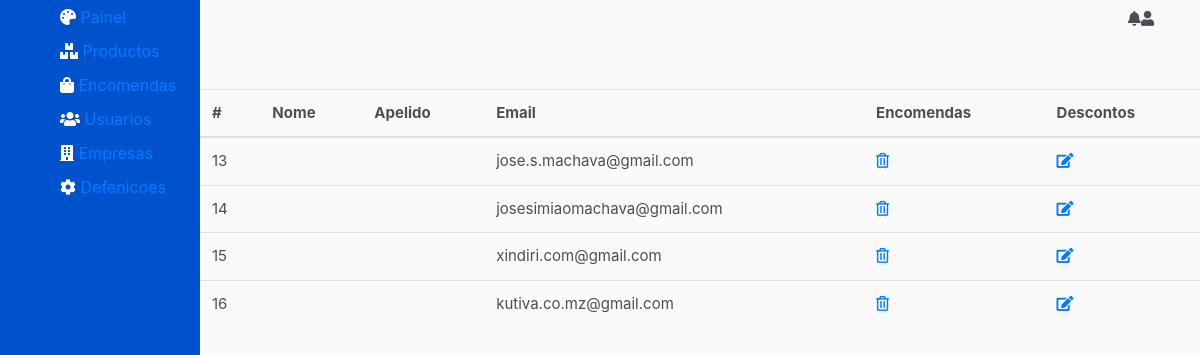
The page /dashboard/user/ on the database as committed earlier.
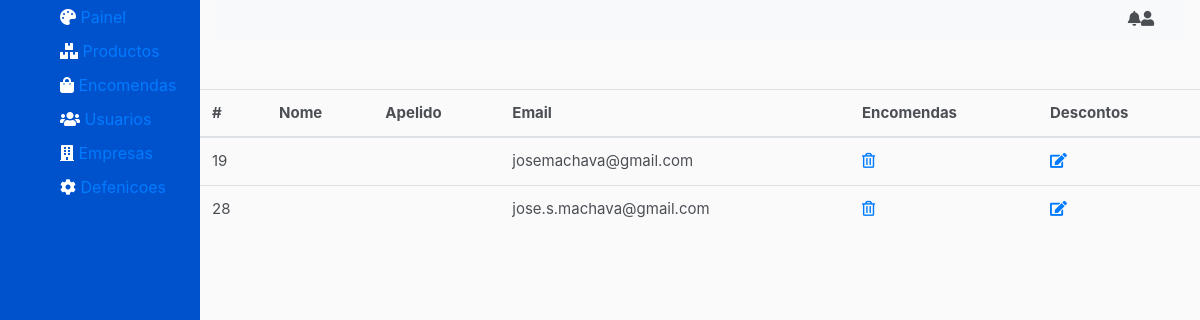
The same page on the database as committed later.
### account/models.py (models this page shows)
class User(AbstractUser):
    username = None
    email = models.EmailField(_('email address'), unique=True)
    phone_regex = RegexValidator(regex=r'^\+?258?\d{9,13}$', message="O número de telefone deve ser digitado no formato: '+258849293949'. São permitidos até 13 dígitos.")
    phone_number = models.CharField(validators=[phone_regex], max_length=13, blank=True) # validators should be a list
    USERNAME_FIELD = 'email'
    REQUIRED_FIELDS = []
    objects = UserManager()

### dashboard/views.py (the view)
# urls.py: path("user/", views.UserListView.as_view(), name="user-list"),
class UserListView(ListView):
    model = User
    template_name = 'dashboard/user/list.html'
    context_object_name = 'users'
    paginate_by = 20
    def get_context_data(self, **kwargs):
        context = super(UserListView, self).get_context_data(**kwargs)
        users = self.get_queryset()
        page = self.request.GET.get('page')
        paginator = Paginator(users, self.paginate_by)
        try:
            users = paginator.page(page)
        except PageNotAnInteger:
            users = paginator.page(1)
        except EmptyPage:
            products = paginator.page(paginator.num_pages)
        context['users'] = users
        return context

### price/templates/dashboard/user/list.html (shortened to what this page needs)
{% extends "price/layout/base.html" %}
{% load staticfiles %}
{% load staticfiles %}
{% block styles %}
<link rel="stylesheet" href="{% static 'stylesheet/main.css' %}">
<link rel="stylesheet" href="https://use.fontawesome.com/releases/v5.7.2/css/all.css">
<link rel="stylesheet" href="{% static 'stylesheet/dashboard.css' %}">
{% endblock %}
{% block content %}
<main>
    <div class="container-fluid">
        <div class="row">
            <div class="col-md-2 aside">
                {% include "dashboard/aside.html" %}
            </div>
            <div class="col-md-10">
                {% include "dashboard/menu.html" %}
                <div class="row">
                    <table class="table table-borderless">
                        <thead>
                        <tr>
                            <th scope="col">#</th>
                            <th scope="col">Nome</th>
                            <th scope="col">Apelido</th>
                            <th scope="col">Email</th>
                            <th scope="col">Encomendas</th>
                            <th scope="col">Descontos</th>
                        </tr>
                        </thead>
                        <tbody>
                        {% for user in users %}
                        <tr>
                            <td colspan="1">{{ user.id }}</td>
                            <td>{{ user.first_name }}</td>
                            <td>{{ user.last_name }}</td>
                            <td>{{ user.email }}</td>
                            <td><a href="{% url 'user-delete' user.id   %}"><i class="far fa-trash-alt"></i></a></td>
                            <td><a href="{% url 'user-update' user.id   %}"> <i class="fas fa-edit"></i></i></a></td>
                        </tr>
                        {% endfor %}
                        </tbody>
                    </table>
                </div>
            </div>
        </div>
    </div>
</main>
{% endblock %}

### price/templates/price/layout/base.html (shortened to what this page needs)
{% load staticfiles %}
<!DOCTYPE html>
<html lang="en">
<head>
    <link rel="stylesheet" href="https://use.fontawesome.com/releases/v5.7.2/css/all.css">
    <link rel="stylesheet" href="{% static 'stylesheet/price/main.css' %}">
    <link rel="stylesheet" href="https://stackpath.bootstrapcdn.com/font-awesome/4.7.0/css/font-awesome.min.css">
    <link rel="stylesheet" href="https://maxcdn.bootstrapcdn.com/bootstrap/4.0.0/css/bootstrap.min.css">
    <link rel="stylesheet" href="{% static 'stylesheet/main.css' %}">
    {% block styles %}
    {% endblock %}
</head>
    <body>
        {% block  content %}
        {%  endblock%}
    </body>
</html>

### price/templates/dashboard/aside.html
<aside>
    <ul>
        <li><i class="fas fa-palette"></i> <a href=" {% url 'index' %}" title="" > Painel</a></li>
        <li><i class="fas fa-boxes"></i> <a href=" {% url 'product-list' %}" title="" > Productos</a></li>
        <li><i class="fas fa-shopping-bag"></i> <a href=" {% url 'order' %}" title="" >  Encomendas</a></li>
        <li><i class="fas fa-users"></i> <a href=" {% url 'user-list' %}" title="" > Usuarios</a></li>
        <li><i class="fas fa-building"></i> <a href=" {% url 'companies' %}" title="" > Empresas</a></li>
        <li><i class="fas fa-cog"></i>  <a href=" {% url 'products' %}" title="" > Defenicoes</a></li>
    </ul>
</aside>

### price/templates/dashboard/menu.html (shortened to what this page needs)
{% load staticfiles %}
<nav class="navbar navbar-expand-lg navbar-light bg-light" >
    <div class="container">
        <div class="collapse navbar-collapse" id="navbarSupportedContent">
            <ul class="nav navbar-nav ml-auto">
               <li><i class="fas fa-bell"></i></li>
                <li><i class="fas fa-user"></i></li>
            </ul>
        </div>
    </div>
</nav>

### price/static/stylesheet/main.css (style rules this page uses)
body { background-color:#fafafb; color:#4b4f54!important; font-size:15px!important; }
nav ul { list-style: none; padding:0; margin: 0; }
nav { margin-bottom: 50px; }

### price/static/stylesheet/dashboard.css (style rules this page uses)
.aside { background-color:#0052CC; height: 100vh; }
aside ul { list-style: none; color: white; }
aside ul li { font-size: 16px; padding: 5px; list-style: none; }

Rows that differ between the two databases and show on the page:
removed User: id "13", email "jose.s.machava@gmail.com"
removed User: id "14", email "josesimiaomachava@gmail.com"
removed User: id "15", email "xindiri.com@gmail.com"
removed User: id "16", email "kutiva.co.mz@gmail.com"
added User: id "19", email "josemachava@gmail.com"
added User: id "28", email "jose.s.machava@gmail.com"
